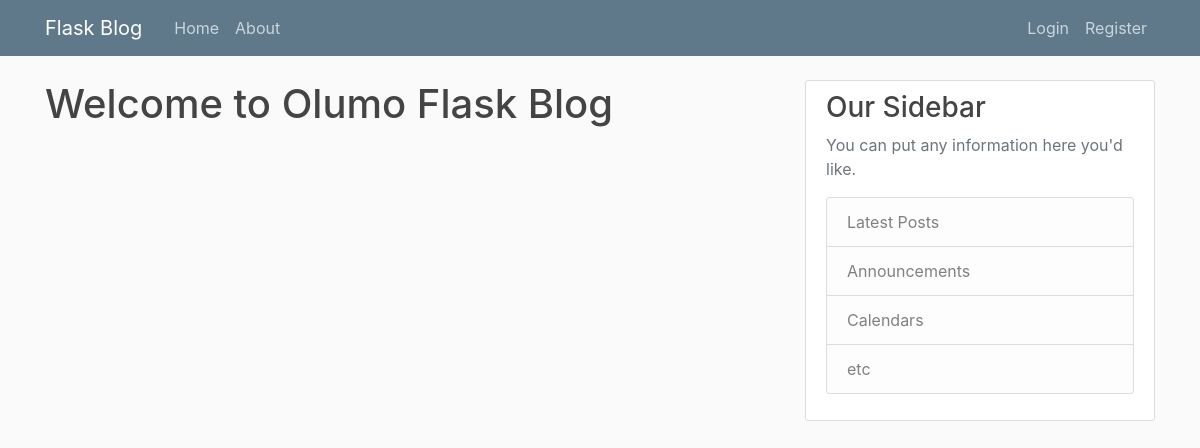
Page /home on the earlier database version.
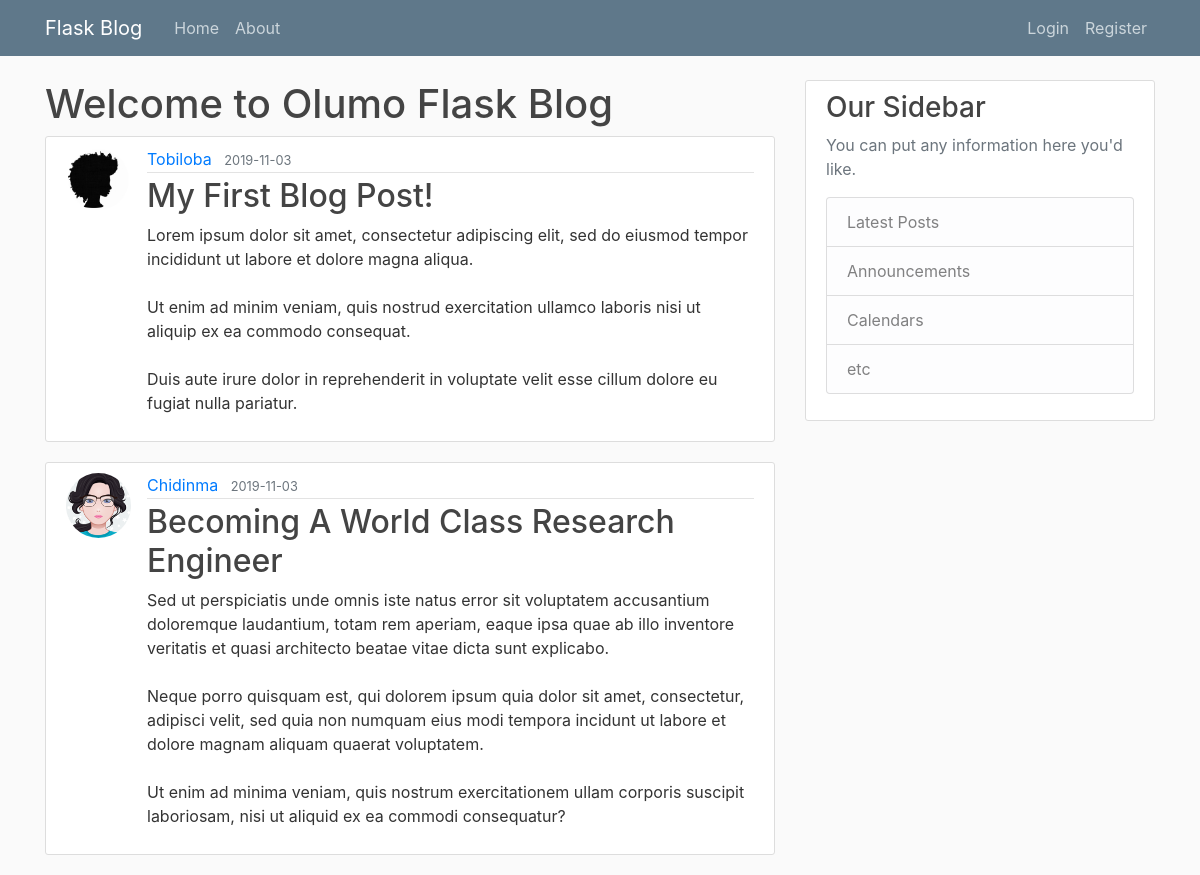
Same page on the later database version.
### flaskblog/models.py (models this page shows, shortened)
class Post(db.Model):
    id = db.Column(db.Integer, primary_key=True)
    title = db.Column(db.String(100), nullable=False)
    date_posted = db.Column(db.DateTime, nullable=False, default=datetime.utcnow)
    content = db.Column(db.Text(), nullable=False)
    user_id = db.Column(db.Integer, db.ForeignKey('user.id'), nullable=False)

class User(db.Model, UserMixin):
    id = db.Column(db.Integer, primary_key=True)
    username = db.Column(db.String(20), unique=True, nullable=False)
    email = db.Column(db.String(120), unique=True, nullable=False)
    image_file = db.Column(db.String(20), nullable=False, default='default.jpg')
    password = db.Column(db.String(60), nullable=False)
    posts = db.relationship('Post', backref='author', lazy=True)

### flaskblog/routes.py (the view)
@app.route('/')
@app.route('/home')
def home():
    posts = Post.query.all()
    return render_template('home.html', posts=posts)

### flaskblog/templates/home.html
{% extends "layout.html" %}
{% block content %}
    <h1>Welcome to Olumo Flask Blog</h1>
    {% for post in posts %}
        <article class="media content-section">
          <img src="{{ url_for('static', filename='profile_pictures/' + post.author.image_file) }}" alt="user profile picture" class="rounded-circle article-img">
          <div class="media-body">
            <div class="article-metadata">
              <a class="mr-2" href="#">{{ post.author.username }}</a>
              <small class="text-muted">{{ post.date_posted.strftime('%Y-%m-%d') }}</small>
            </div>
            <h2><a class="article-title" href="{{ url_for('post', post_id=post.id) }}">{{ post.title }}</a></h2>
            <p class="article-content">{{ post.content }}</p>
          </div>
        </article>
    {% endfor %}
{% endblock content %}

### flaskblog/templates/layout.html (shortened to what this page needs)
<!DOCTYPE html>
<html lang="en">
<head>
    <link rel="stylesheet" href="https://stackpath.bootstrapcdn.com/bootstrap/4.3.1/css/bootstrap.min.css">
     <link rel="stylesheet" href="{{ url_for('static', filename='main.css') }}">
</head>
<body>
    <header class="site-header">
        <nav class="navbar navbar-expand-md navbar-dark bg-steel fixed-top">
            <div class="container">
                <a class="navbar-brand mr-4" href="/">Flask Blog</a>
                <div class="collapse navbar-collapse" id="navbarToggle">
                    <div class="navbar-nav mr-auto">
                    <a class="nav-item nav-link" href="{{ url_for('home') }}">Home</a>
                    <a class="nav-item nav-link" href="{{ url_for('about') }}">About</a>
                    </div>
                    <div class="navbar-nav">
                    {% if current_user.is_authenticated %}
                        <a class="nav-item nav-link" href="{{ url_for('new_post') }}">New Post</a>
                        <a class="nav-item nav-link" href="{{ url_for('account') }}">Account</a>
                        <a class="nav-item nav-link" href="{{ url_for('logout') }}">Logout</a>
                    {% else %}
                        <a class="nav-item nav-link" href="{{ url_for('login') }}">Login</a>
                        <a class="nav-item nav-link" href="{{ url_for('register') }}">Register</a>
                    {% endif %}
                    </div>
                </div>
            </div>
        </nav>
    </header>
    <main role="main" class="container">
        <div class="row">
            <div class="col-md-8">
                {% block content %}{% endblock %}
            </div>
            <div class="col-md-4">
                <div class="content-section">
                    <h3>Our Sidebar</h3>
                    <p class='text-muted'>You can put any information here you'd like.
                        <ul class="list-group">
                            <li class="list-group-item list-group-item-light">Latest Posts</li>
                            <li class="list-group-item list-group-item-light">Announcements</li>
                            <li class="list-group-item list-group-item-light">Calendars</li>
                            <li class="list-group-item list-group-item-light">etc</li>
                        </ul>
                    </p>
                </div>
            </div>
        </div>
    </main>
</body>
</html>

### flaskblog/static/main.css (style rules this page uses)
body { background: #fafafa; color: #333333; margin-top: 5rem; }
h1, h2, h3, h4, h5, h6 { color: #444444; }
.bg-steel { background-color: #5f788a; }
.site-header .navbar-nav .nav-link { color: #cbd5db; }
.content-section { background: #ffffff; padding: 10px 20px; border: 1px solid #dddddd; border-radius: 3px; margin-bottom: 20px; }
.article-title { color: #444444; }
.article-content { white-space: pre-line; }
.article-img { height: 65px; width: 65px; margin-right: 16px; }
.article-metadata { padding-bottom: 1px; margin-bottom: 4px; border-bottom: 1px solid #e3e3e3 }

Differences in the rows shown:
added Post: image_file (placeholder picture), author.username "Tobiloba", date_posted "2019-11-03", title "My First Blog Post!", content "Lorem ipsum dolor sit amet, consectetur adipiscing elit, sed do eiusmod tempor incididunt ut labore et dolore magna aliqua. Ut enim ad minim veniam, quis nostrud exercitation ullamco laboris nisi ut aliquip ex ea commodo consequat. Duis aute irure dolor in reprehenderit in voluptate velit esse cillum dolore eu fugiat nulla pariatur."
added Post: image_file (picture), author.username "Chidinma", date_posted "2019-11-03", title "Becoming A World Class Research Engineer", content "Sed ut perspiciatis unde omnis iste natus error sit voluptatem accusantium doloremque laudantium, totam rem aperiam, eaque ipsa quae ab illo inventore veritatis et quasi architecto beatae vitae dicta sunt explicabo. Neque porro quisquam est, qui dolorem ipsum quia dolor sit amet, consectetur, adipisci velit, sed quia non numquam eius modi tempora incidunt ut labore et dolore magnam aliquam quaerat voluptatem. Ut enim ad minima veniam, quis nostrum exercitationem ullam corporis suscipit laboriosam, nisi ut aliquid ex ea commodi consequatur?"
